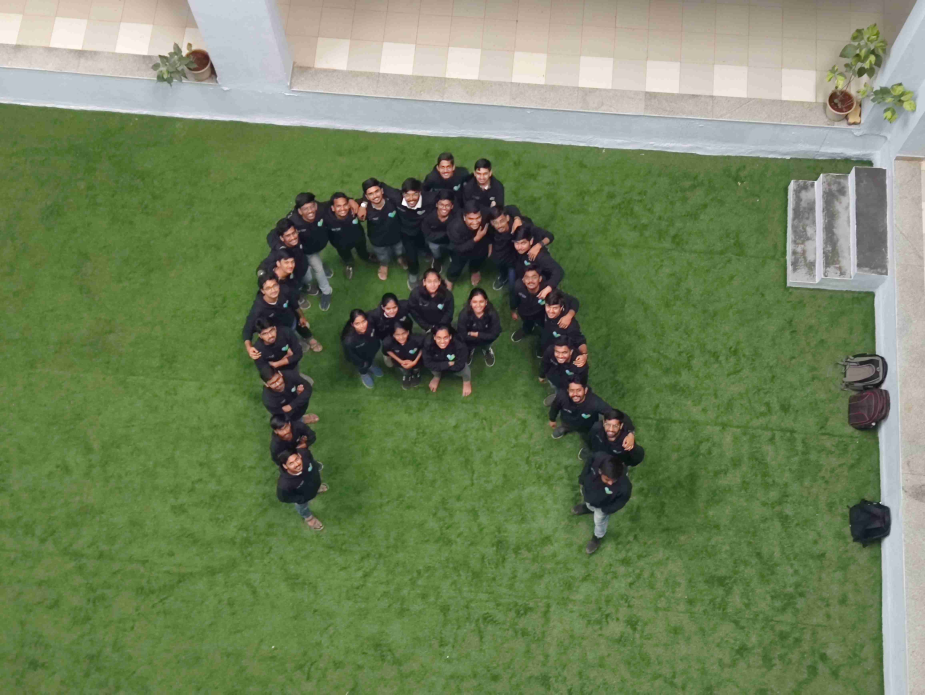
#> input picture src/assets/Blog/blog02.jpg, 4624 x 3472 px (shown at 1/5 size)
$ python resize.py ../../src/assets/Blog
#> lines starting #> are read from the running program, lines starting #| are printed output that depends on the picture
import os
import sys
from PIL import Image

def resize_image(image_path):
#> called with image_path = '../../src/assets/Blog/blog02.jpg'
    with Image.open(image_path) as img:
#> img is the input picture: PIL image 4624x3472 RGB; mean R, G, B 112.3, 129.4, 91.4
        width, height = img.size
#> width = 4624; height = 3472
        aspect_ratio = width / height
#> aspect_ratio = 1.33

        if height > 400:
            new_height = 400
            new_width = int(new_height * aspect_ratio)
#> new_width = 532
            if new_width < 300:
                new_width = 300
                new_height = int(new_width / aspect_ratio)
        else:
            new_width = 300
            new_height = int(new_width / aspect_ratio)

        img = img.resize((new_width, new_height), Image.LANCZOS)
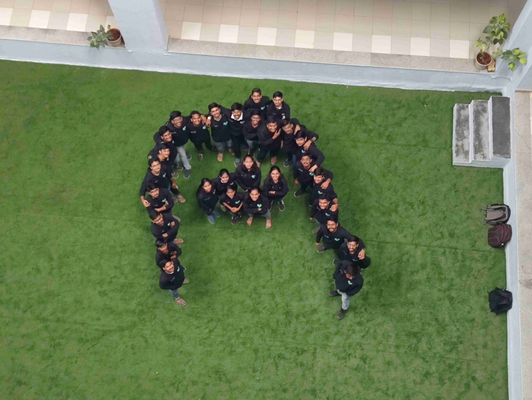
#> img: PIL image 532x400 RGB; mean R, G, B 112.3, 129.4, 91.4
        img.save(image_path, "JPEG")
        print(f"Resized {image_path} to {new_width}x{new_height}")
#| Resized ../../src/assets/Blog/blog02.jpg to 532x400

def resize_images_in_folder(folder):
    for root, _, files in os.walk(folder):
        for file in files:
            if file.lower().endswith(".jpg"):
                image_path = os.path.join(root, file)
                resize_image(image_path)

if __name__ == "__main__":
    if len(sys.argv) != 2:
        print("Usage: python resize_images.py <folder_path>")
        sys.exit(1)

    folder_path = sys.argv[1]
    resize_images_in_folder(folder_path)
